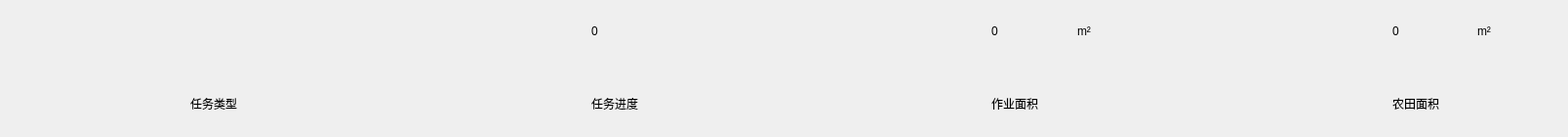
<?xml version="1.0" encoding="UTF-8"?>
<ui version="4.0">
 <class>LY_TaskHeaderWidget</class>
 <widget class="QWidget" name="LY_TaskHeaderWidget">
  <property name="geometry">
   <rect>
    <x>0</x>
    <y>0</y>
    <width>1607</width>
    <height>140</height>
   </rect>
  </property>
  <property name="windowTitle">
   <string>Form</string>
  </property>
  <layout class="QHBoxLayout" name="horizontalLayout_2">
   <property name="spacing">
    <number>0</number>
   </property>
   <property name="leftMargin">
    <number>0</number>
   </property>
   <property name="topMargin">
    <number>0</number>
   </property>
   <property name="rightMargin">
    <number>0</number>
   </property>
   <property name="bottomMargin">
    <number>0</number>
   </property>
   <item>
    <layout class="QHBoxLayout" name="horizontalLayout">
     <property name="spacing">
      <number>35</number>
     </property>
     <item>
      <widget class="QWidget" name="widget" native="true">
       <layout class="QHBoxLayout" name="horizontalLayout_3">
        <property name="leftMargin">
         <number>195</number>
        </property>
        <item>
         <widget class="QWidget" name="widget_5" native="true">
          <property name="maximumSize">
           <size>
            <width>16777215</width>
            <height>90</height>
           </size>
          </property>
          <layout class="QVBoxLayout" name="verticalLayout">
           <property name="spacing">
            <number>12</number>
           </property>
           <property name="leftMargin">
            <number>0</number>
           </property>
           <property name="topMargin">
            <number>0</number>
           </property>
           <property name="rightMargin">
            <number>0</number>
           </property>
           <property name="bottomMargin">
            <number>0</number>
           </property>
           <item>
            <widget class="QLabel" name="task_type_name">
             <property name="maximumSize">
              <size>
               <width>16777215</width>
               <height>16777215</height>
              </size>
             </property>
             <property name="text">
              <string/>
             </property>
            </widget>
           </item>
           <item>
            <spacer name="verticalSpacer">
             <property name="orientation">
              <enum>Qt::Vertical</enum>
             </property>
             <property name="sizeHint" stdset="0">
              <size>
               <width>20</width>
               <height>40</height>
              </size>
             </property>
            </spacer>
           </item>
           <item>
            <widget class="QLabel" name="label_2">
             <property name="text">
              <string>任务类型</string>
             </property>
            </widget>
           </item>
          </layout>
         </widget>
        </item>
       </layout>
      </widget>
     </item>
     <item>
      <widget class="QWidget" name="widget_2" native="true">
       <layout class="QHBoxLayout" name="horizontalLayout_4">
        <property name="leftMargin">
         <number>195</number>
        </property>
        <item>
         <widget class="QWidget" name="widget_6" native="true">
          <property name="maximumSize">
           <size>
            <width>16777215</width>
            <height>90</height>
           </size>
          </property>
          <layout class="QVBoxLayout" name="verticalLayout_2">
           <property name="spacing">
            <number>12</number>
           </property>
           <property name="leftMargin">
            <number>0</number>
           </property>
           <property name="topMargin">
            <number>0</number>
           </property>
           <property name="rightMargin">
            <number>0</number>
           </property>
           <property name="bottomMargin">
            <number>0</number>
           </property>
           <item>
            <widget class="QLabel" name="task_process">
             <property name="maximumSize">
              <size>
               <width>16777215</width>
               <height>16777215</height>
              </size>
             </property>
             <property name="text">
              <string>0</string>
             </property>
            </widget>
           </item>
           <item>
            <spacer name="verticalSpacer_2">
             <property name="orientation">
              <enum>Qt::Vertical</enum>
             </property>
             <property name="sizeHint" stdset="0">
              <size>
               <width>20</width>
               <height>40</height>
              </size>
             </property>
            </spacer>
           </item>
           <item>
            <widget class="QLabel" name="label_4">
             <property name="text">
              <string>任务进度</string>
             </property>
            </widget>
           </item>
          </layout>
         </widget>
        </item>
       </layout>
      </widget>
     </item>
     <item>
      <widget class="QWidget" name="widget_3" native="true">
       <property name="maximumSize">
        <size>
         <width>379</width>
         <height>240</height>
        </size>
       </property>
       <layout class="QHBoxLayout" name="horizontalLayout_5">
        <property name="leftMargin">
         <number>195</number>
        </property>
        <item>
         <widget class="QWidget" name="widget_7" native="true">
          <property name="maximumSize">
           <size>
            <width>16777215</width>
            <height>90</height>
           </size>
          </property>
          <layout class="QVBoxLayout" name="verticalLayout_3">
           <property name="spacing">
            <number>12</number>
           </property>
           <property name="leftMargin">
            <number>0</number>
           </property>
           <property name="topMargin">
            <number>0</number>
           </property>
           <property name="rightMargin">
            <number>0</number>
           </property>
           <property name="bottomMargin">
            <number>0</number>
           </property>
           <item>
            <layout class="QHBoxLayout" name="horizontalLayout_7">
             <property name="spacing">
              <number>3</number>
             </property>
             <item>
              <widget class="QLabel" name="work_area">
               <property name="sizePolicy">
                <sizepolicy hsizetype="Preferred" vsizetype="Preferred">
                 <horstretch>0</horstretch>
                 <verstretch>0</verstretch>
                </sizepolicy>
               </property>
               <property name="minimumSize">
                <size>
                 <width>0</width>
                 <height>0</height>
                </size>
               </property>
               <property name="maximumSize">
                <size>
                 <width>16777215</width>
                 <height>16777215</height>
                </size>
               </property>
               <property name="text">
                <string>0</string>
               </property>
              </widget>
             </item>
             <item>
              <widget class="QLabel" name="label_9">
               <property name="maximumSize">
                <size>
                 <width>16777215</width>
                 <height>16777215</height>
                </size>
               </property>
               <property name="text">
                <string>m²</string>
               </property>
              </widget>
             </item>
            </layout>
           </item>
           <item>
            <spacer name="verticalSpacer_3">
             <property name="orientation">
              <enum>Qt::Vertical</enum>
             </property>
             <property name="sizeHint" stdset="0">
              <size>
               <width>20</width>
               <height>40</height>
              </size>
             </property>
            </spacer>
           </item>
           <item>
            <widget class="QLabel" name="label_6">
             <property name="text">
              <string>作业面积</string>
             </property>
            </widget>
           </item>
          </layout>
         </widget>
        </item>
       </layout>
      </widget>
     </item>
     <item>
      <widget class="QWidget" name="widget_4" native="true">
       <property name="maximumSize">
        <size>
         <width>379</width>
         <height>240</height>
        </size>
       </property>
       <layout class="QHBoxLayout" name="horizontalLayout_6">
        <property name="leftMargin">
         <number>195</number>
        </property>
        <item>
         <widget class="QWidget" name="widget_8" native="true">
          <property name="maximumSize">
           <size>
            <width>16777215</width>
            <height>90</height>
           </size>
          </property>
          <layout class="QVBoxLayout" name="verticalLayout_4">
           <property name="spacing">
            <number>12</number>
           </property>
           <property name="leftMargin">
            <number>0</number>
           </property>
           <property name="topMargin">
            <number>0</number>
           </property>
           <property name="rightMargin">
            <number>0</number>
           </property>
           <property name="bottomMargin">
            <number>0</number>
           </property>
           <item>
            <layout class="QHBoxLayout" name="horizontalLayout_8">
             <property name="spacing">
              <number>3</number>
             </property>
             <item>
              <widget class="QLabel" name="field_area">
               <property name="minimumSize">
                <size>
                 <width>0</width>
                 <height>0</height>
                </size>
               </property>
               <property name="maximumSize">
                <size>
                 <width>16777215</width>
                 <height>16777215</height>
                </size>
               </property>
               <property name="text">
                <string>0</string>
               </property>
              </widget>
             </item>
             <item>
              <widget class="QLabel" name="label_10">
               <property name="maximumSize">
                <size>
                 <width>16777215</width>
                 <height>16777215</height>
                </size>
               </property>
               <property name="text">
                <string>m²</string>
               </property>
              </widget>
             </item>
            </layout>
           </item>
           <item>
            <spacer name="verticalSpacer_4">
             <property name="orientation">
              <enum>Qt::Vertical</enum>
             </property>
             <property name="sizeHint" stdset="0">
              <size>
               <width>20</width>
               <height>40</height>
              </size>
             </property>
            </spacer>
           </item>
           <item>
            <widget class="QLabel" name="label_8">
             <property name="text">
              <string>农田面积</string>
             </property>
            </widget>
           </item>
          </layout>
         </widget>
        </item>
       </layout>
      </widget>
     </item>
    </layout>
   </item>
  </layout>
 </widget>
 <resources/>
 <connections/>
</ui>
